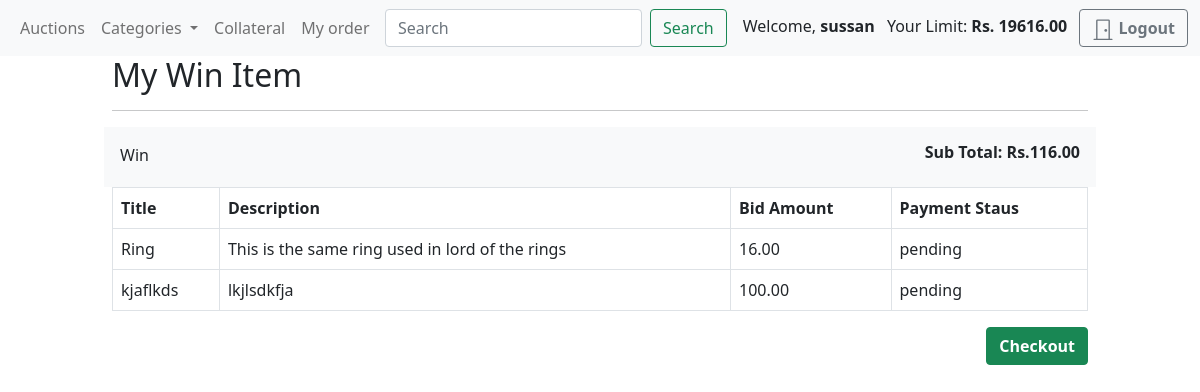
Page /myorder/ (signed in) on the earlier database version.
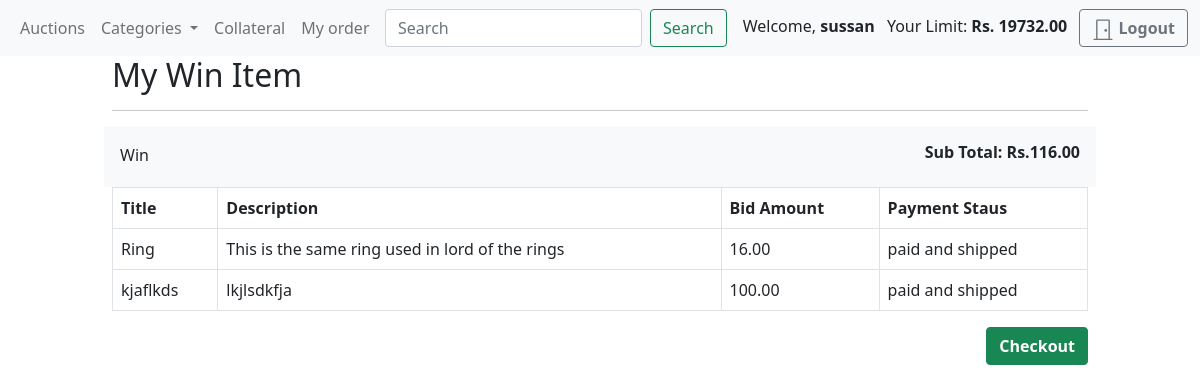
Same page on the later database version.
### main_app/models.py (models this page shows, shortened)
class Order(models.Model):
    PAYMENT_STATUS_CHOICES = (
        ('pending', 'pending'),
        ('paid and shipped', 'paid and shipped'),
    )
    user = models.ForeignKey(AUTH_USER_MODEL, on_delete=models.CASCADE)
    auction = models.ForeignKey(Auction, on_delete=models.CASCADE)
    total_amount = models.DecimalField(max_digits=10, decimal_places=2)
    payment_status = models.CharField(max_length=20, choices = PAYMENT_STATUS_CHOICES, default='pending')
    created_at = models.DateTimeField(auto_now_add=True)

class Auction(models.Model):
    AUCTION_STATUS_CHOICES = (
        ('draft', 'Draft'),
        ('open', 'open'),
        ('closed', 'Closed'),
    )
    winner = models.ForeignKey(AUTH_USER_MODEL, on_delete=models.SET_NULL, null=True, blank=True,editable=True)
    title = models.CharField(max_length=255)
    description = models.TextField()
    starting_price = models.DecimalField(max_digits=10, decimal_places=2)
    marked_price = models.DecimalField(max_digits=10, decimal_places=2)
    auction_status = models.CharField(max_length=20, choices=AUCTION_STATUS_CHOICES, default='draft')
    start_datetime = models.DateTimeField()
    end_datetime = models.DateTimeField()
    seller = models.ForeignKey(AUTH_USER_MODEL, on_delete=models.CASCADE, related_name='auctions')
    created = models.DateTimeField(auto_now_add=True)
    updated = models.DateTimeField(auto_now=True)
    category = models.ForeignKey('Category', on_delete=models.CASCADE)
    image = models.ImageField(upload_to='images/')
    class Meta:
        verbose_name_plural = 'Auctions'
    def get_absolute_url(self):
        return reverse("auction-detail", args=[self.pk])
    def get_max_bid(self):
        return Bid.get_max_bid_for_auction(self.id)

### main_app/views.py (the view)
# urls.py: path('myorder/',views.my_order,name='my-order'),
@login_required
def my_order(request):
    user_orders = Order.objects.filter(user=request.user)
    total_price = sum(order.total_amount for order in user_orders)
    context = {'total_price':total_price,'orders': user_orders}
    return render(request,'main_app/Auction/myorder.html',context)

### main_app/context_processor.py (called while the page is built, shortened)
def categories(request):
    return{
        'categories':Category.objects.all(),
    }

def get_detail(request):
    if request.user.is_authenticated:
        user = request.user
        user_id = request.user.id
        try:
            order = FinalOrder.objects.get(user=request.user)
        except FinalOrder.DoesNotExist:
            order = None  # or any other default value you want to set
        orders = get_orders_for_user(user_id)
        collateral = calculate_collateral(user,user_id, orders)
        return {'win_auction': orders, 'collateral': collateral, 'order': order}
    else:
        return {"none": 'none'}

def get_orders_for_user(user_id):
    orders = Order.objects.filter(user=user_id)
    return orders

def get_highest_bid(user_id):
    auctions = Auction.objects.all()
    highest_bids = Decimal(0.0)
    user = user_id
    for auction in auctions:
        max_bid_value = None
        for bid in user.bids.filter(auction_id=auction.id):
            if max_bid_value is None or bid.bid_value > max_bid_value:
                max_bid_value = bid.bid_value
        if max_bid_value is not None:
            highest_bids += max_bid_value
    return highest_bids

### templates/main_app/Auction/myorder.html (shortened to what this page needs)
{% extends "base.html" %}
{% block content %}
{% include "navbar.html" %}
<div class="container" style="max-width: 1000px">
    <div class="col-12">
        <h1 class="h2">My Win Item</h1>
    </div>
    <hr />
</div>
<div class="container" style="max-width: 1000px">
    <div class="row g-3">
        <div class="col-12 bg-light p-3 d-flex justify-content-between">
            <div class="d-flex d-flex-inline">
                <div class="pe-3">Win</div>
            </div>
            <div class="text-end">
                <div class="h6 fw-bold">Sub Total: Rs.<div id="subtotal" class="d-inline-flex">{{ total_price }}</div></div>
            </div>
        </div>
    </div>
    <div class="row g-3">
        <div class="col-md-12">
            <table class="table table-bordered table-stripped" style="width:100%">
                <thead>
                    <tr>
                        <th>Title</th>
                        <th>Description</th>
                        <th>Bid Amount</th>
                        <th>Payment Staus</th>
                    </tr>
                </thead>
                <tbody>
                    {% for order in orders %}
                        <tr>
                            <td><a href="{{order.auction.get_absolute_url}}" class="text-decoration-none text-dark">{{ order.auction.title }}</a></td>
                            <td>{{ order.auction.description|truncatechars:50 }}</td>
                            <td>{{ order.auction.get_max_bid|default:""|floatformat:2 }}</td>
                            <td>{{ order.payment_status }}</td>
                        </tr>
                    {% endfor %}
                </tbody>
            </table>
        </div>
    </div>
    <div class="text-end">
        <div class="">
            <a class="btn btn-success fw-bold" type="button" id="payment-button" href="{% url 'checkout' %}">Checkout</a>
        </div>
    </div>
</div>
{% endblock %}

### templates/navbar.html (shortened to what this page needs)
<nav class="navbar navbar-expand-lg navbar-light bg-light">
    <div class="container-fluid">
        <div class="collapse navbar-collapse" id="navbarNavDropdown">
            <ul class="navbar-nav me-auto">
                <li class="nav-item">
                    <a class="nav-link" href="{% url 'home' %}">Auctions</a>
                </li>
                <li class="nav-item dropdown">
                    <a class="nav-link dropdown-toggle" href="#" id="navbarDropdownMenuLink" role="button"
                        data-bs-toggle="dropdown" aria-expanded="false">
                        Categories
                    </a>
                {% if request.user.role == 'Buyer' %}
                </li>
                    <a class="nav-link" href="{% url 'collateral-home' %}" >Collateral</a>
                    {% endif %}
                {% if win_auction %}
                    {% if order %}
                    <li class="nav-item">
                        <a class="nav-link" href="{% url 'payment' %}">My order</a>
                    </li>
                    {% else %}
                    <li class="nav-item">
                        <a class="nav-link" href="{% url 'my-order' %}">My order</a>
                    </li>
                    {% endif %}
                {% endif %}
            </ul>
            <form class="d-flex" action="{% url 'auction-search' %}" method="GET">
                <input class="form-control me-2" type="search" name="q" placeholder="Search" aria-label="Search">
                <button class="btn btn-outline-success" type="submit">Search</button>
            </form>
            {% if user.is_authenticated %}
            <div class="ms-3">
                <span class="me-2">Welcome, <strong>{{ user.username }}</strong></span>
                {% if user.role == 'Buyer' %}
                <span class="me-2" id="collateral-limit">Your Limit: <strong>Rs. {{collateral}}</strong></span>
                {% endif %}
                <a type="button" role="button" href="{% url 'logout' %}" class="btn btn-outline-secondary">
                    <svg xmlns="http://www.w3.org/2000/svg" width="22" height="22" fill="currentColor"
                        class="bi bi-door-closed" viewBox="0 0 16 16">
                        <path
                            d="M3 2a1 1 0 0 1 1-1h8a1 1 0 0 1 1 1v13h1.5a.5.5 0 0 1 0 1h-13a.5.5 0 0 1 0-1H3V2zm1 13h8V2H4v13z" />
                        <path d="M9 9a1 1 0 1 0 2 0 1 1 0 0 0-2 0z" />
                    </svg>
                    <span class="fs-6 fw-bold">Logout</span>
                </a>
            </div>
            {% endif %}
        </div>
    </div>
</nav>

Differences in the rows shown:
changed Order "Ring": payment_status "pending" → "paid and shipped"
changed Order "kjaflkds": payment_status "pending" → "paid and shipped"
Other differences:
{{ collateral }}: "19616.00" → "19732.00"
